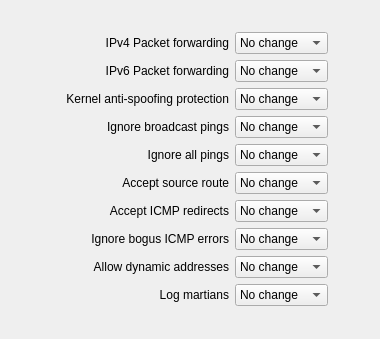
     <widget class="QWidget" name="tab0">
      <attribute name="title">
       <string>Options</string>
      </attribute>
      <layout class="QGridLayout">
       <property name="leftMargin">
        <number>12</number>
       </property>
       <property name="topMargin">
        <number>12</number>
       </property>
       <property name="rightMargin">
        <number>12</number>
       </property>
       <property name="bottomMargin">
        <number>12</number>
       </property>
       <item row="0" column="0" colspan="2">
        <spacer>
         <property name="orientation">
          <enum>Qt::Orientation::Vertical</enum>
         </property>
         <property name="sizeType">
          <enum>QSizePolicy::Policy::Fixed</enum>
         </property>
         <property name="sizeHint" stdset="0">
          <size>
           <width>20</width>
           <height>20</height>
          </size>
         </property>
        </spacer>
       </item>
       <item row="1" column="0" colspan="2">
        <widget class="QLabel" name="label368">
         <property name="text">
          <string>IPv4 Packet forwarding</string>
         </property>
         <property name="alignment">
          <set>Qt::AlignmentFlag::AlignRight|Qt::AlignmentFlag::AlignTrailing|Qt::AlignmentFlag::AlignVCenter</set>
         </property>
         <property name="wordWrap">
          <bool>false</bool>
         </property>
        </widget>
       </item>
       <item row="1" column="2">
        <widget class="QComboBox" name="linux24_ip_forward">
         <item>
          <property name="text">
           <string>No change</string>
          </property>
         </item>
         <item>
          <property name="text">
           <string>On</string>
          </property>
         </item>
         <item>
          <property name="text">
           <string>Off</string>
          </property>
         </item>
        </widget>
       </item>
       <item row="1" column="3" rowspan="7">
        <spacer>
         <property name="orientation">
          <enum>Qt::Orientation::Horizontal</enum>
         </property>
         <property name="sizeType">
          <enum>QSizePolicy::Policy::Expanding</enum>
         </property>
         <property name="sizeHint" stdset="0">
          <size>
           <width>40</width>
           <height>150</height>
          </size>
         </property>
        </spacer>
       </item>
       <item row="2" column="0" colspan="2">
        <widget class="QLabel" name="label368_2">
         <property name="text">
          <string>IPv6 Packet forwarding</string>
         </property>
         <property name="alignment">
          <set>Qt::AlignmentFlag::AlignRight|Qt::AlignmentFlag::AlignTrailing|Qt::AlignmentFlag::AlignVCenter</set>
         </property>
         <property name="wordWrap">
          <bool>false</bool>
         </property>
        </widget>
       </item>
       <item row="2" column="2">
        <widget class="QComboBox" name="linux24_ipv6_forward">
         <item>
          <property name="text">
           <string>No change</string>
          </property>
         </item>
         <item>
          <property name="text">
           <string>On</string>
          </property>
         </item>
         <item>
          <property name="text">
           <string>Off</string>
          </property>
         </item>
        </widget>
       </item>
       <item row="3" column="0" colspan="2">
        <widget class="QLabel" name="label369">
         <property name="text">
          <string>Kernel anti-spoofing protection</string>
         </property>
         <property name="alignment">
          <set>Qt::AlignmentFlag::AlignRight|Qt::AlignmentFlag::AlignTrailing|Qt::AlignmentFlag::AlignVCenter</set>
         </property>
         <property name="wordWrap">
          <bool>false</bool>
         </property>
        </widget>
       </item>
       <item row="3" column="2">
        <widget class="QComboBox" name="linux24_rp_filter">
         <item>
          <property name="text">
           <string>No change</string>
          </property>
         </item>
         <item>
          <property name="text">
           <string>On</string>
          </property>
         </item>
         <item>
          <property name="text">
           <string>Off</string>
          </property>
         </item>
        </widget>
       </item>
       <item row="4" column="0" colspan="2">
        <widget class="QLabel" name="label370">
         <property name="text">
          <string>Ignore broadcast pings</string>
         </property>
         <property name="alignment">
          <set>Qt::AlignmentFlag::AlignRight|Qt::AlignmentFlag::AlignTrailing|Qt::AlignmentFlag::AlignVCenter</set>
         </property>
         <property name="wordWrap">
          <bool>false</bool>
         </property>
        </widget>
       </item>
       <item row="4" column="2">
        <widget class="QComboBox" name="linux24_icmp_echo_ignore_broadcasts">
         <item>
          <property name="text">
           <string>No change</string>
          </property>
         </item>
         <item>
          <property name="text">
           <string>On</string>
          </property>
         </item>
         <item>
          <property name="text">
           <string>Off</string>
          </property>
         </item>
        </widget>
       </item>
       <item row="5" column="0" colspan="2">
        <widget class="QLabel" name="label386">
         <property name="text">
          <string>Ignore all pings</string>
         </property>
         <property name="alignment">
          <set>Qt::AlignmentFlag::AlignRight|Qt::AlignmentFlag::AlignTrailing|Qt::AlignmentFlag::AlignVCenter</set>
         </property>
         <property name="wordWrap">
          <bool>false</bool>
         </property>
        </widget>
       </item>
       <item row="5" column="2">
        <widget class="QComboBox" name="linux24_icmp_echo_ignore_all">
         <item>
          <property name="text">
           <string>No change</string>
          </property>
         </item>
         <item>
          <property name="text">
           <string>On</string>
          </property>
         </item>
         <item>
          <property name="text">
           <string>Off</string>
          </property>
         </item>
        </widget>
       </item>
       <item row="6" column="0" colspan="2">
        <widget class="QLabel" name="label371">
         <property name="text">
          <string>Accept source route</string>
         </property>
         <property name="alignment">
          <set>Qt::AlignmentFlag::AlignRight|Qt::AlignmentFlag::AlignTrailing|Qt::AlignmentFlag::AlignVCenter</set>
         </property>
         <property name="wordWrap">
          <bool>false</bool>
         </property>
        </widget>
       </item>
       <item row="6" column="2">
        <widget class="QComboBox" name="linux24_accept_source_route">
         <item>
          <property name="text">
           <string>No change</string>
          </property>
         </item>
         <item>
          <property name="text">
           <string>On</string>
          </property>
         </item>
         <item>
          <property name="text">
           <string>Off</string>
          </property>
         </item>
        </widget>
       </item>
       <item row="7" column="0" colspan="2">
        <widget class="QLabel" name="label373">
         <property name="text">
          <string>Accept ICMP redirects</string>
         </property>
         <property name="alignment">
          <set>Qt::AlignmentFlag::AlignRight|Qt::AlignmentFlag::AlignTrailing|Qt::AlignmentFlag::AlignVCenter</set>
         </property>
         <property name="wordWrap">
          <bool>false</bool>
         </property>
        </widget>
       </item>
       <item row="7" column="2">
        <widget class="QComboBox" name="linux24_accept_redirects">
         <item>
          <property name="text">
           <string>No change</string>
          </property>
         </item>
         <item>
          <property name="text">
           <string>On</string>
          </property>
         </item>
         <item>
          <property name="text">
           <string>Off</string>
          </property>
         </item>
        </widget>
       </item>
       <item row="8" column="0" colspan="2">
        <widget class="QLabel" name="label374">
         <property name="text">
          <string>Ignore bogus ICMP errors</string>
         </property>
         <property name="alignment">
          <set>Qt::AlignmentFlag::AlignRight|Qt::AlignmentFlag::AlignTrailing|Qt::AlignmentFlag::AlignVCenter</set>
         </property>
         <property name="wordWrap">
          <bool>false</bool>
         </property>
        </widget>
       </item>
       <item row="8" column="2">
        <widget class="QComboBox" name="linux24_icmp_ignore_bogus_error_responses">
         <item>
          <property name="text">
           <string>No change</string>
          </property>
         </item>
         <item>
          <property name="text">
           <string>On</string>
          </property>
         </item>
         <item>
          <property name="text">
           <string>Off</string>
          </property>
         </item>
        </widget>
       </item>
       <item row="9" column="0" colspan="2">
        <widget class="QLabel" name="label375">
         <property name="text">
          <string>Allow dynamic addresses</string>
         </property>
         <property name="alignment">
          <set>Qt::AlignmentFlag::AlignRight|Qt::AlignmentFlag::AlignTrailing|Qt::AlignmentFlag::AlignVCenter</set>
         </property>
         <property name="wordWrap">
          <bool>false</bool>
         </property>
        </widget>
       </item>
       <item row="9" column="2">
        <widget class="QComboBox" name="linux24_ip_dynaddr">
         <item>
          <property name="text">
           <string>No change</string>
          </property>
         </item>
         <item>
          <property name="text">
           <string>On</string>
          </property>
         </item>
         <item>
          <property name="text">
           <string>Off</string>
          </property>
         </item>
        </widget>
       </item>
       <item row="10" column="0">
        <spacer>
         <property name="orientation">
          <enum>Qt::Orientation::Horizontal</enum>
         </property>
         <property name="sizeType">
          <enum>QSizePolicy::Policy::Fixed</enum>
         </property>
         <property name="sizeHint" stdset="0">
          <size>
           <width>141</width>
           <height>21</height>
          </size>
         </property>
        </spacer>
       </item>
       <item row="10" column="1">
        <widget class="QLabel" name="label380">
         <property name="text">
          <string>Log martians</string>
         </property>
         <property name="alignment">
          <set>Qt::AlignmentFlag::AlignRight|Qt::AlignmentFlag::AlignTrailing|Qt::AlignmentFlag::AlignVCenter</set>
         </property>
         <property name="wordWrap">
          <bool>false</bool>
         </property>
        </widget>
       </item>
       <item row="10" column="2">
        <widget class="QComboBox" name="linux24_log_martians">
         <property name="whatsThis">
          <string comment="whats this comment">whats this text</string>
         </property>
         <item>
          <property name="text">
           <string>No change</string>
          </property>
         </item>
         <item>
          <property name="text">
           <string>On</string>
          </property>
         </item>
         <item>
          <property name="text">
           <string>Off</string>
          </property>
         </item>
        </widget>
       </item>
       <item row="11" column="2">
        <spacer>
         <property name="orientation">
          <enum>Qt::Orientation::Vertical</enum>
         </property>
         <property name="sizeType">
          <enum>QSizePolicy::Policy::Expanding</enum>
         </property>
         <property name="sizeHint" stdset="0">
          <size>
           <width>93</width>
           <height>21</height>
          </size>
         </property>
        </spacer>
       </item>
      </layout>
     </widget>
